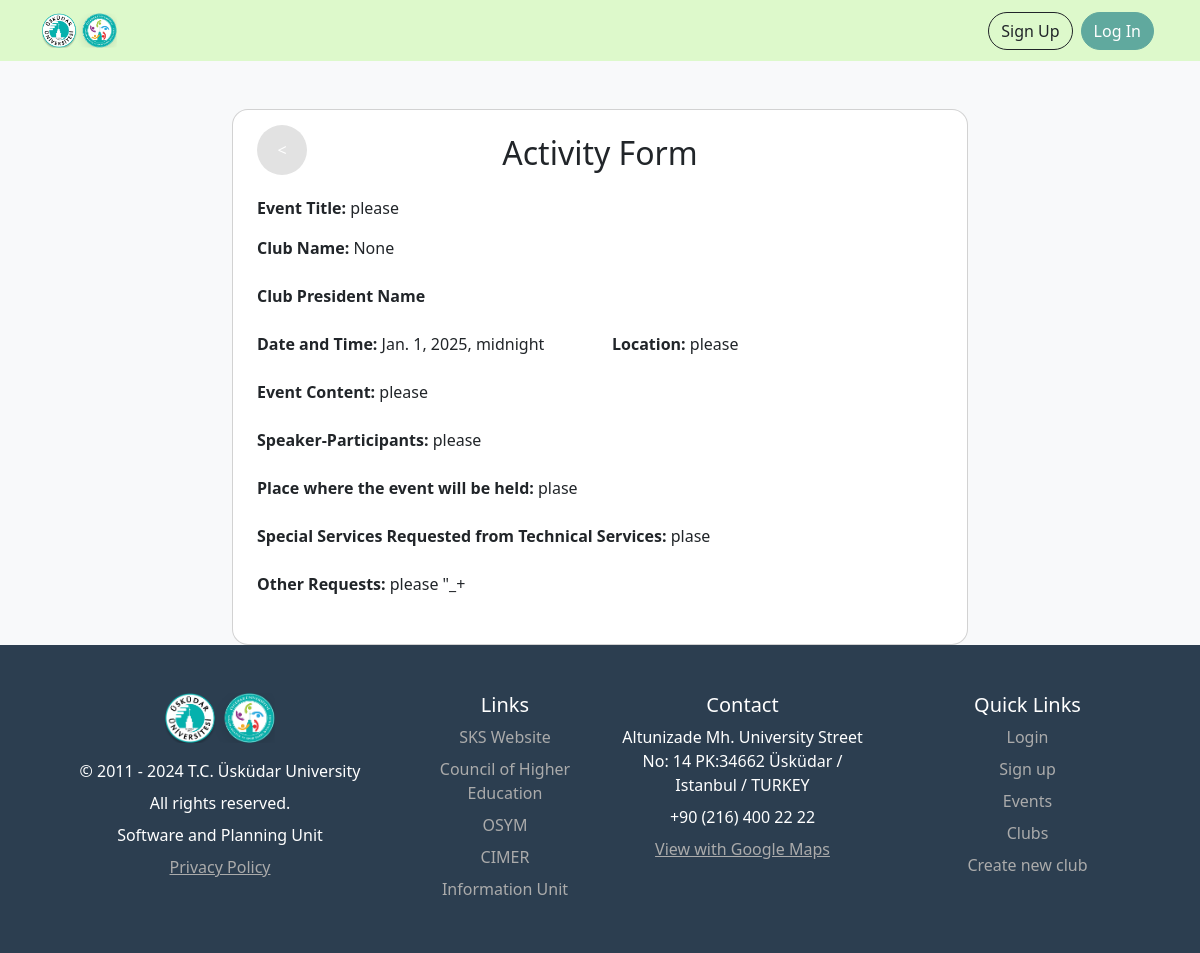
Page /activityform/1/ on the committed database.
### club_pages/models.py (models this page shows, shortened)
class ActivityForm(models.Model):
    title = models.CharField(max_length=255)
    club = models.ForeignKey(
    Club, on_delete=models.CASCADE,
    null=True,
    blank=True,
    )
    date = models.DateTimeField(null=True)
    location = models.CharField(max_length=30)
    event_content = models.TextField()
    speakers = models.TextField()
    place = models.CharField(max_length=70)
    special_services = models.TextField()
    other_reqests = models.TextField()
    class StatusChoices(models.TextChoices):
        waiting = "WAITING", "waiting"
        accepted = "ACCEPTED", "accepted"
        rejected = "REJECTED", "rejected"
    status = models.CharField(max_length=50, choices=StatusChoices.choices, default = StatusChoices.waiting, blank=True)

### club_pages/views.py (the view)
class ActivityFormDetailView(DetailView):
    model = ActivityForm
    template_name = "activityform_detail.html"

### templates/activityform_detail.html (shortened to what this page needs)
{% extends "base.html"%}
{% load static %}
{% block css%}
<link rel="stylesheet" href="{% static 'css/forms.css' %}">
{% endblock %}
{% block content %}
<body style="background-color: #f8f9fa;">
  <div class="container mt-5">
    <div class="row justify-content-center">
      <div class="col-md-8">
        <div class="card rounded-4 p-4">
          <button class="btn btn-secondary back-button" onclick="window.history.back()">&lt;</button>
          <h2 class="text-center mb-4">Activity Form</h2>
          <div class="mb-3">
            <strong>Event Title:</strong> <span>{{activityform.title}}</span>
          </div>
          <div class="mb-4">
            <strong>Club Name:</strong> <span>{{activityform.club}}</span>
          </div>
          <div class="mb-4">
            <strong>Club President Name</strong>
          </div>
          <div class="row mb-4">
            <div class="col-md-6">
              <strong>Date and Time:</strong> <span>{{activityform.date}}</span>
            </div>
            <div class="col-md-6">
              <strong>Location:</strong> <span>{{activityform.location}}</span>
            </div>
          </div>
          <div class="mb-4">
            <strong>Event Content:</strong>
            <span>{{activityform.event_content}}</span>
          </div>
          <div class="mb-4">
            <strong>Speaker-Participants:</strong> <span>{{activityform.speakers}}</span>
          </div>
          <div class="mb-4">
            <strong>Place where the event will be held:</strong> <span>{{activityform.place}}</span>
          </div>
          <div class="mb-4">
            <strong>Special Services Requested from Technical Services:</strong> <span>{{activityform.special_services}}</span>
          </div>
          <div class="mb-4">
            <strong>Other Requests:</strong> <span>{{activityform.other_reqests}}</span>
          </div>
        </div>
      </div>
    </div>
  </div>
</body>
{% endblock content %}

### static/css/forms.css (style rules this page uses)
.back-button { width: 30px; height: 30px; border-radius: 50%; display: flex; justify-content: center; align-items: center; padding: 25px; margin-right: 10px; position: absolute; background-color: #e2e2e2; border: none; top: 15px; }

### rows in the picture
ActivityForm: title "please", club "None", date "Jan. 1, 2025, midnight", location "please", event_content "please", speakers "please", place "plase", special_services "plase", other_reqests "please \"_+"
